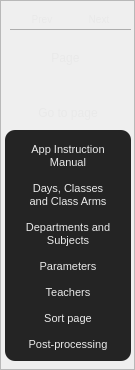
        <widget class="QFrame" name="sidebar">
         <property name="sizePolicy">
          <sizepolicy hsizetype="Expanding" vsizetype="Expanding">
           <horstretch>0</horstretch>
           <verstretch>0</verstretch>
          </sizepolicy>
         </property>
         <property name="maximumSize">
          <size>
           <width>135</width>
           <height>16777215</height>
          </size>
         </property>
         <property name="styleSheet">
          <string notr="true">*{
	color:#e9e9e9;
}

QFrame[objectName=&quot;sidebar&quot;]{
	background:#000;
	
}

QFrame[objectName=&quot;sidebar&quot;] QScrollArea{
	background:;
}

QPushButton{
	padding:3px;
	border:0.9px solid #eeeeee;
	border-radius:3px;
	font-size:10pt;
}</string>
         </property>
         <property name="frameShape">
          <enum>QFrame::StyledPanel</enum>
         </property>
         <property name="frameShadow">
          <enum>QFrame::Raised</enum>
         </property>
         <widget class="QGroupBox" name="prev_next_gbox">
          <property name="geometry">
           <rect>
            <x>10</x>
            <y>5</y>
            <width>121</width>
            <height>25</height>
           </rect>
          </property>
          <property name="minimumSize">
           <size>
            <width>0</width>
            <height>25</height>
           </size>
          </property>
          <property name="maximumSize">
           <size>
            <width>16777207</width>
            <height>25</height>
           </size>
          </property>
          <property name="styleSheet">
           <string notr="true">QGroupBox{
	border:none;
	border-bottom:0.9px solid #adadad;
}

QPushButton{
	border:none;
	font-size:10px;
}

QPushButton::hover{
	background:#555555;
}</string>
          </property>
          <layout class="QHBoxLayout" name="horizontalLayout_2">
           <property name="spacing">
            <number>1</number>
           </property>
           <property name="leftMargin">
            <number>1</number>
           </property>
           <property name="topMargin">
            <number>1</number>
           </property>
           <property name="rightMargin">
            <number>1</number>
           </property>
           <property name="bottomMargin">
            <number>1</number>
           </property>
           <item>
            <widget class="QPushButton" name="prev_stacked_page">
             <property name="toolTip">
              <string>&lt;html&gt;&lt;head/&gt;&lt;body&gt;&lt;p&gt;The previous page&lt;/p&gt;&lt;/body&gt;&lt;/html&gt;</string>
             </property>
             <property name="text">
              <string>Prev</string>
             </property>
             <property name="icon">
              <iconset>
               <normaloff>../Icons folder/bonus/icons-24/arrow-180.png</normaloff>../Icons folder/bonus/icons-24/arrow-180.png</iconset>
             </property>
             <property name="iconSize">
              <size>
               <width>16</width>
               <height>16</height>
              </size>
             </property>
            </widget>
           </item>
           <item>
            <widget class="QPushButton" name="next_stacked_page">
             <property name="font">
              <font>
               <pointsize>-1</pointsize>
              </font>
             </property>
             <property name="toolTip">
              <string>&lt;html&gt;&lt;head/&gt;&lt;body&gt;&lt;p&gt;The next page&lt;/p&gt;&lt;/body&gt;&lt;/html&gt;</string>
             </property>
             <property name="text">
              <string>Next</string>
             </property>
             <property name="icon">
              <iconset>
               <normaloff>../Icons folder/bonus/icons-24/arrow.png</normaloff>../Icons folder/bonus/icons-24/arrow.png</iconset>
             </property>
             <property name="iconSize">
              <size>
               <width>16</width>
               <height>16</height>
              </size>
             </property>
             <property name="checkable">
              <bool>false</bool>
             </property>
            </widget>
           </item>
          </layout>
         </widget>
         <widget class="QGroupBox" name="sidebar_nodes">
          <property name="geometry">
           <rect>
            <x>5</x>
            <y>130</y>
            <width>126</width>
            <height>231</height>
           </rect>
          </property>
          <property name="styleSheet">
           <string notr="true">QGroupBox{
	background:#242424;
	border:none;
	border-radius:10px;
	padding:6px;
}

QPushButton{
	font-size:8pt;
	border:none;
}

QPushButton::hover{
	background:rgba(0,120,215,0.4);
}

QPushButton::pressed{
	background:#000055;
}</string>
          </property>
          <property name="title">
           <string/>
          </property>
          <layout class="QVBoxLayout" name="verticalLayout_6">
           <property name="spacing">
            <number>4</number>
           </property>
           <property name="leftMargin">
            <number>1</number>
           </property>
           <property name="topMargin">
            <number>1</number>
           </property>
           <property name="rightMargin">
            <number>1</number>
           </property>
           <property name="bottomMargin">
            <number>1</number>
           </property>
           <item>
            <widget class="QPushButton" name="pushButton_27">
             <property name="text">
              <string>App Instruction
Manual</string>
             </property>
            </widget>
           </item>
           <item>
            <widget class="QPushButton" name="pushButton_40">
             <property name="text">
              <string>Days, Classes
and Class Arms</string>
             </property>
            </widget>
           </item>
           <item>
            <widget class="QPushButton" name="pushButton_28">
             <property name="text">
              <string>Departments and
Subjects</string>
             </property>
            </widget>
           </item>
           <item>
            <widget class="QPushButton" name="pushButton_53">
             <property name="text">
              <string>Parameters</string>
             </property>
            </widget>
           </item>
           <item>
            <widget class="QPushButton" name="pushButton_52">
             <property name="text">
              <string>Teachers</string>
             </property>
            </widget>
           </item>
           <item>
            <widget class="QPushButton" name="pushButton_54">
             <property name="text">
              <string>Sort page</string>
             </property>
            </widget>
           </item>
           <item>
            <widget class="QPushButton" name="pushButton_56">
             <property name="text">
              <string>Post-processing</string>
             </property>
            </widget>
           </item>
          </layout>
         </widget>
         <widget class="QLabel" name="label_52">
          <property name="geometry">
           <rect>
            <x>25</x>
            <y>105</y>
            <width>86</width>
            <height>16</height>
           </rect>
          </property>
          <property name="text">
           <string>Go to page</string>
          </property>
          <property name="alignment">
           <set>Qt::AlignCenter</set>
          </property>
         </widget>
         <widget class="QLabel" name="page_counter">
          <property name="geometry">
           <rect>
            <x>10</x>
            <y>50</y>
            <width>111</width>
            <height>16</height>
           </rect>
          </property>
          <property name="text">
           <string>Page</string>
          </property>
          <property name="alignment">
           <set>Qt::AlignCenter</set>
          </property>
         </widget>
        </widget>
